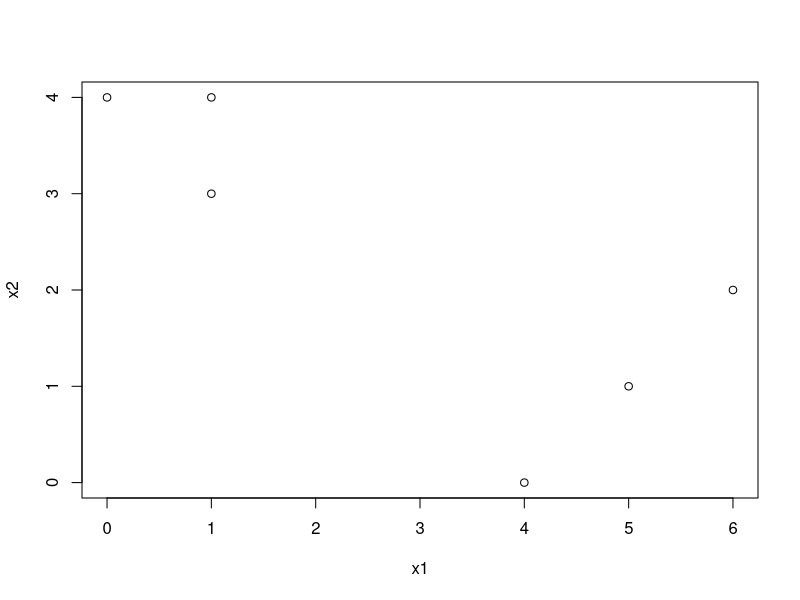
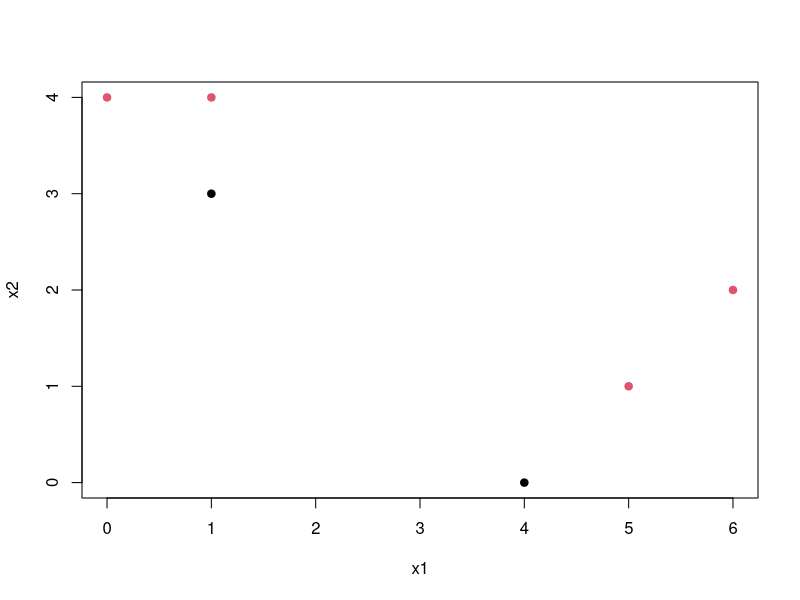
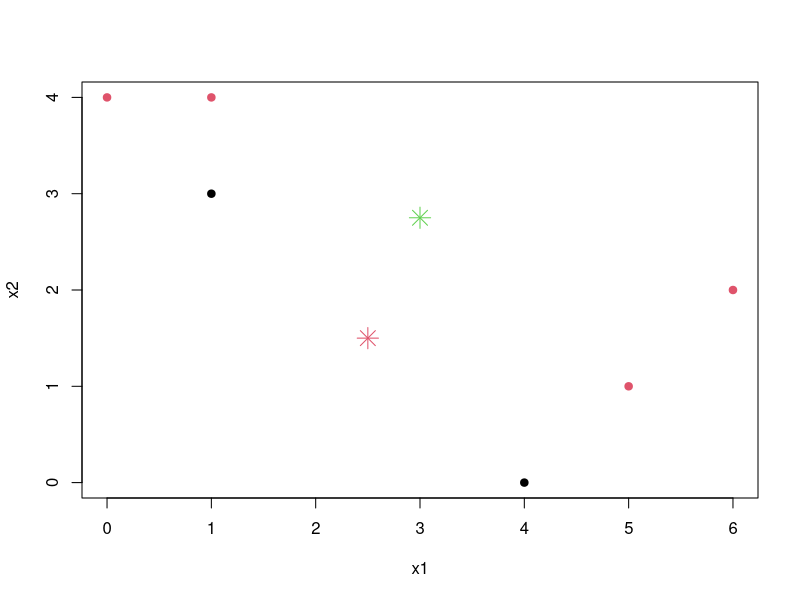
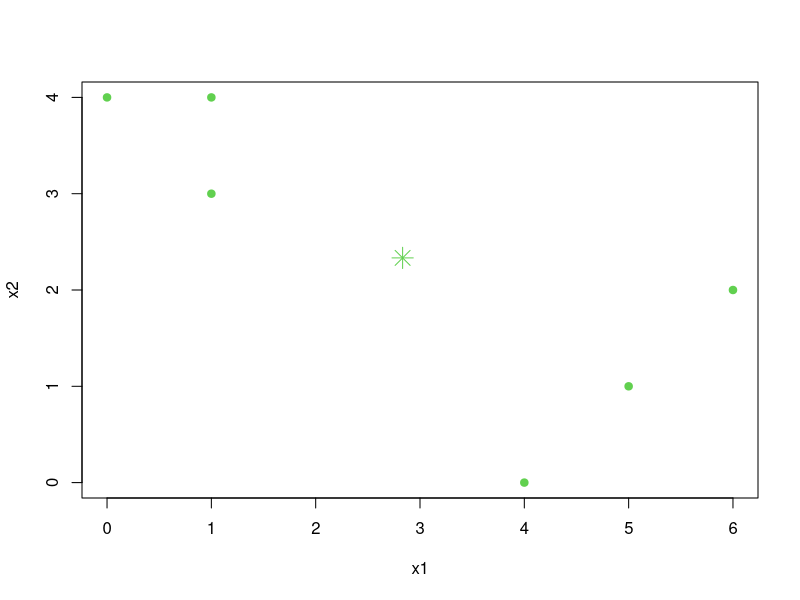
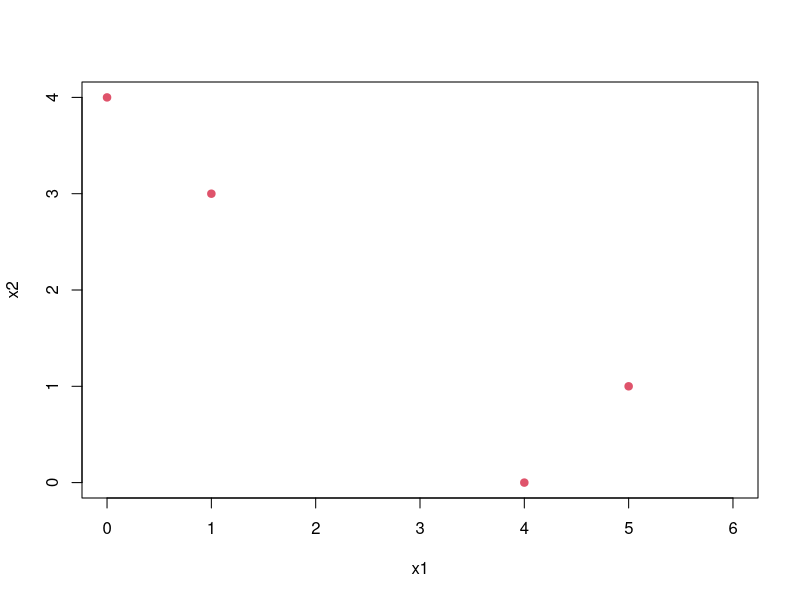
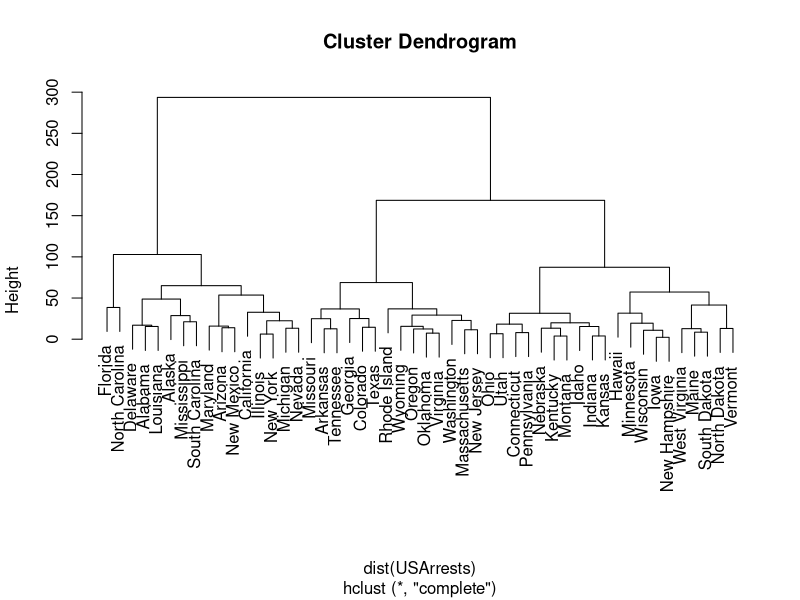
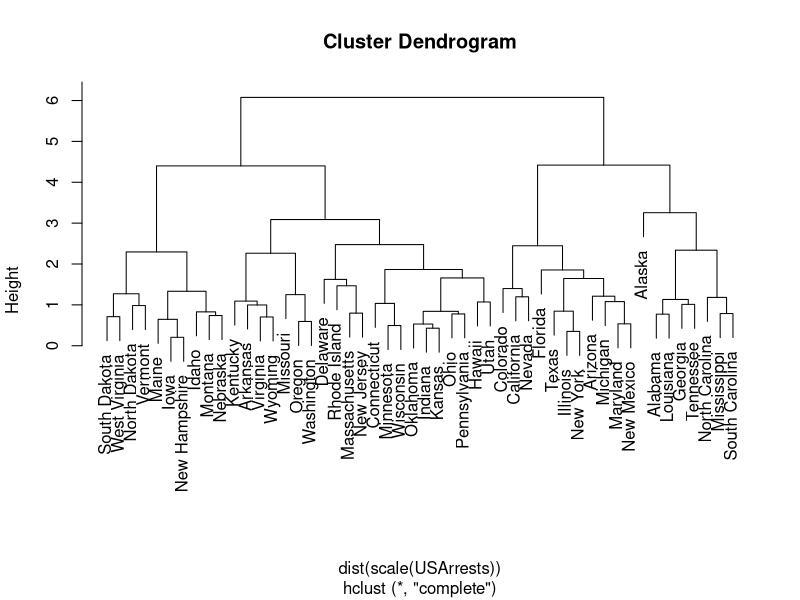
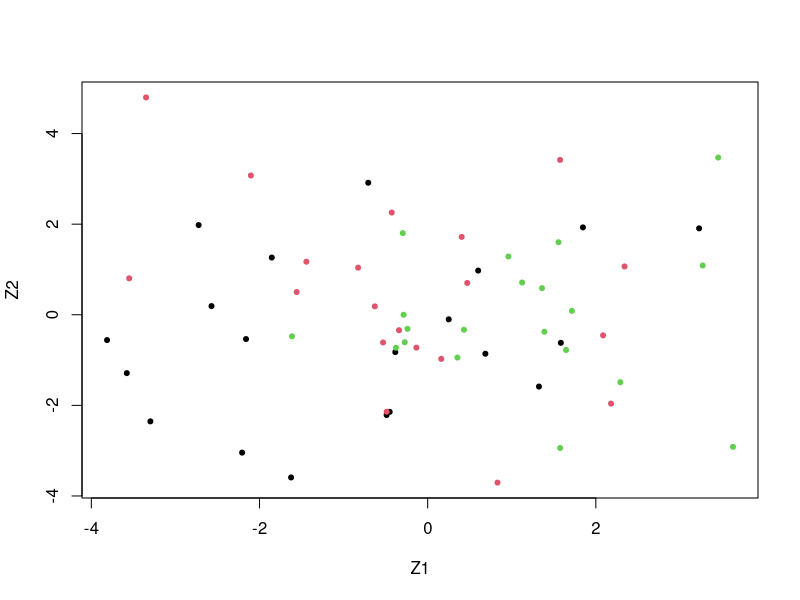

Reproduce these figures in R, in order.
## ---- chunk 1
knitr::opts_chunk$set(echo = TRUE)
## ---- chunk 2
x1 <- c(1,1,0,5,6,4)
x2 <- c(4,3,4,1,2,0)
df <- data.frame(x1,x2)
plot(df)
## ---- chunk 3
set.seed(99)
in_clusters <- sample(2,nrow(df),replace=T)
in_clusters
plot(x1,x2,col=in_clusters,pch=20,cex=1.5)
df1 <- data.frame(df,in_clusters)
## ---- chunk 4
cent_1 <- c(mean(df1[df1$in_clusters==1,1]),mean(df1[df1$in_clusters==1,2]))
cent_2 <- c(mean(df1[df1$in_clusters==2,1]),mean(df1[df1$in_clusters==2,2]))

print(paste0("Centroid for cluster 1 is: ", "(", cent_1[1], ",", cent_1[2], ")"))
print(paste0("Centroid for cluster 2 is: ", "(", cent_2[1], ",", cent_2[2], ")"))
plot(x1, x2, col = in_clusters, pch = 20, cex = 1.5)
points(cent_1[1], cent_1[2], pch = 8, cex = 2, col = 2)
points(cent_2[1], cent_2[2], pch = 8, cex = 2, col = 3)

## ---- chunk 5
euc_dist <- function(v,z){
  sqrt(sum(v-z)^2)
}

df1$updated_cluster <- c()

for (i in 1:nrow(df1)) {
  d1 <- euc_dist(c(df1[i,1],df1[i,2]),c(cent_1[1],cent_1[2]))
  d2 <- euc_dist(c(df1[i,1],df1[i,2]),c(cent_2[1],cent_2[2]))
  
  if (d1<=d2){
    df1$update_cluster[i] <- 1
  }else{
    df1$updated_cluster[i] <- 2
  }
}

updated_centroid1 <- c(mean(df1[df1$updated_cluster == 1,1]), mean(df1[df1$updated_cluster == 1,2]))
updated_centroid2 <- c(mean(df1[df1$updated_cluster == 2,1]), mean(df1[df1$updated_cluster == 2,2]))
plot(x1, x2, col = df1$updated_cluster+1, pch = 20, cex = 1.5)
points(updated_centroid1[1], updated_centroid1[2], pch = 8, cex = 2, col = 2)
points(updated_centroid2[1], updated_centroid2[2], pch = 8, cex = 2, col = 3)
## ---- chunk 6
plot(x1,x2,col=df1$update_cluster+1,pch=20,cex=1.5)
## ---- chunk 7
set.seed(9)
control <- matrix(rnorm(50*1000),ncol=50)
treatment <- matrix(rnorm(50*1000),ncol=50)

x <- cbind(control,treatment)
x[1,] <- seq(-18,18 -.36,.36)
pca <- prcomp(scale(x))
summary(pca)$importance[,1]

X <- rbind(x,c(rep(0,50),rep(10,50)))
pca_out <- prcomp(scale(X))
summary(pca_out)$importance[,1]
## ---- chunk 8
# the sdev approach to PVE
data("USArrests")
pca_usa <- prcomp(USArrests,scale. = T)
pca_usa$sdev

# variance 
pca_var <- pca_usa$sdev^2
pca_var

#PVE
pve <- pca_var/sum(pca_var)
pve
## ---- chunk 9
# the prcomp PVE approach
usa_scaled <- scale(USArrests)
loadings <- pca_usa$rotation
sum_var <- sum(apply(as.matrix(usa_scaled)^2,2,sum))
apply((as.matrix(usa_scaled)%*%loadings)^2,2,sum)/sum_var
## ---- chunk 10
set.seed(9)

hc.complete <- hclust(dist(USArrests),method = "complete")
plot(hc.complete)
## ---- chunk 11
hc_cut <- cutree(hc.complete,3)
clusters <- split(data.frame(names(hc_cut),hc_cut),as.factor(hc_cut))
clusters
## ---- chunk 12
hc_scaled <- hclust(dist(scale(USArrests)),method = "complete")
plot(hc_scaled)
## ---- chunk 13
hc_scaled_cut <- cutree(hc_scaled,3)
clusters_scaled <- split(data.frame(names(hc_scaled_cut),hc_scaled_cut),as.factor(hc_scaled_cut))
clusters_scaled

table(hc_cut,hc_scaled_cut)
## ---- chunk 14
set.seed(9)

sim_data <- matrix(sapply(1:3, function(x) rnorm(20*50,mean = 0,sd=0.001)),ncol=50)
class <- unlist(lapply(1:3,FUN=function(x) rep(x,20)))

sim_data <- data.frame(sim_data)
sim_data$true_lables <- c(rep(1,20),rep(2,20),rep(3,20))
## ---- chunk 15
sim_pca <- prcomp(sim_data,scale. = T,center = T)
plot(sim_pca$x[,1:2],col=class,xlab = "Z1",ylab="Z2",pch=20)
## ---- chunk 16
set.seed(9)

sim_kmeans <- kmeans(sim_data,3)
table(sim_data$true_lables,sim_kmeans$cluster)
## ---- chunk 17
set.seed(9)

sim_kmeans2 <- kmeans(sim_data,2)
table(sim_data$true_lables,sim_kmeans2$cluster)
## ---- chunk 18
set.seed(9)

sims_kmeans4 <- kmeans(sim_data,4)
table(sim_data$true_lables,sims_kmeans4$cluster)
## ---- chunk 19
set.seed(9)

km_out <- kmeans(sim_pca$x[,1:2],3)
table(sim_data$true_lables,km_out$cluster)
## ---- chunk 20
set.seed(9)

km_out_1 <- kmeans(scale(sim_data),3)
table(sim_data$true_lables,km_out_1$cluster)
